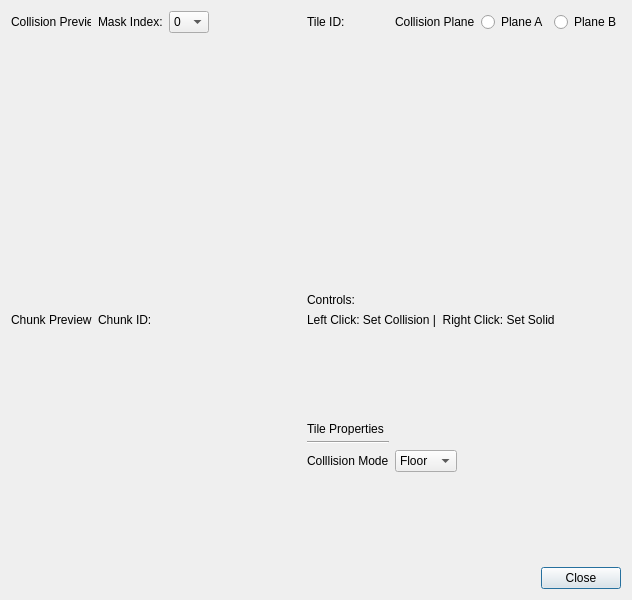
<?xml version="1.0" encoding="UTF-8"?>
<ui version="4.0">
 <class>ChunkCollisionEditorv1</class>
 <widget class="QDialog" name="ChunkCollisionEditorv1">
  <property name="geometry">
   <rect>
    <x>0</x>
    <y>0</y>
    <width>632</width>
    <height>600</height>
   </rect>
  </property>
  <property name="sizePolicy">
   <sizepolicy hsizetype="Fixed" vsizetype="Fixed">
    <horstretch>0</horstretch>
    <verstretch>0</verstretch>
   </sizepolicy>
  </property>
  <property name="minimumSize">
   <size>
    <width>512</width>
    <height>455</height>
   </size>
  </property>
  <property name="maximumSize">
   <size>
    <width>800</width>
    <height>600</height>
   </size>
  </property>
  <property name="windowTitle">
   <string>Dialog</string>
  </property>
  <property name="modal">
   <bool>false</bool>
  </property>
  <layout class="QGridLayout" name="gridLayout">
   <item row="4" column="0">
    <widget class="QLabel" name="textChunkPreview">
     <property name="text">
      <string>Chunk Preview</string>
     </property>
    </widget>
   </item>
   <item row="4" column="1">
    <widget class="QLabel" name="textChunkID">
     <property name="text">
      <string>Chunk ID:</string>
     </property>
    </widget>
   </item>
   <item row="10" column="7" colspan="5">
    <widget class="QDialogButtonBox" name="buttonBox">
     <property name="orientation">
      <enum>Qt::Horizontal</enum>
     </property>
     <property name="standardButtons">
      <set>QDialogButtonBox::Close</set>
     </property>
    </widget>
   </item>
   <item row="3" column="7">
    <widget class="QLabel" name="labelControl">
     <property name="text">
      <string>Controls:</string>
     </property>
    </widget>
   </item>
   <item row="0" column="5">
    <spacer name="horizontalSpacer_2">
     <property name="orientation">
      <enum>Qt::Horizontal</enum>
     </property>
     <property name="sizeHint" stdset="0">
      <size>
       <width>29</width>
       <height>20</height>
      </size>
     </property>
    </spacer>
   </item>
   <item row="5" column="0" rowspan="6" colspan="4">
    <widget class="QFrame" name="chunkTileList">
     <property name="sizePolicy">
      <sizepolicy hsizetype="Expanding" vsizetype="Expanding">
       <horstretch>0</horstretch>
       <verstretch>0</verstretch>
      </sizepolicy>
     </property>
     <property name="minimumSize">
      <size>
       <width>256</width>
       <height>256</height>
      </size>
     </property>
     <property name="maximumSize">
      <size>
       <width>256</width>
       <height>256</height>
      </size>
     </property>
     <property name="focusPolicy">
      <enum>Qt::StrongFocus</enum>
     </property>
     <property name="frameShape">
      <enum>QFrame::NoFrame</enum>
     </property>
     <layout class="QVBoxLayout" name="verticalLayout_3">
      <property name="sizeConstraint">
       <enum>QLayout::SetNoConstraint</enum>
      </property>
      <property name="leftMargin">
       <number>0</number>
      </property>
      <property name="topMargin">
       <number>0</number>
      </property>
      <property name="rightMargin">
       <number>0</number>
      </property>
      <property name="bottomMargin">
       <number>0</number>
      </property>
     </layout>
    </widget>
   </item>
   <item row="0" column="1">
    <widget class="QLabel" name="labelColIndex">
     <property name="maximumSize">
      <size>
       <width>100</width>
       <height>16777215</height>
      </size>
     </property>
     <property name="text">
      <string>Mask Index:</string>
     </property>
    </widget>
   </item>
   <item row="7" column="7">
    <widget class="Line" name="line">
     <property name="orientation">
      <enum>Qt::Horizontal</enum>
     </property>
    </widget>
   </item>
   <item row="0" column="10">
    <widget class="QRadioButton" name="planeA">
     <property name="text">
      <string>Plane A</string>
     </property>
    </widget>
   </item>
   <item row="5" column="7">
    <spacer name="verticalSpacer">
     <property name="orientation">
      <enum>Qt::Vertical</enum>
     </property>
     <property name="sizeType">
      <enum>QSizePolicy::Fixed</enum>
     </property>
     <property name="sizeHint" stdset="0">
      <size>
       <width>20</width>
       <height>13</height>
      </size>
     </property>
    </spacer>
   </item>
   <item row="0" column="0">
    <widget class="QLabel" name="textColPreview">
     <property name="maximumSize">
      <size>
       <width>80</width>
       <height>16777215</height>
      </size>
     </property>
     <property name="text">
      <string>Collision Preview</string>
     </property>
    </widget>
   </item>
   <item row="0" column="8" colspan="2">
    <widget class="QLabel" name="labelColPlane">
     <property name="text">
      <string>Collision Plane</string>
     </property>
    </widget>
   </item>
   <item row="8" column="7">
    <widget class="QLabel" name="labelColMode">
     <property name="maximumSize">
      <size>
       <width>16777215</width>
       <height>16</height>
      </size>
     </property>
     <property name="text">
      <string>Colllision Mode</string>
     </property>
    </widget>
   </item>
   <item row="1" column="7" rowspan="2" colspan="5">
    <widget class="QFrame" name="tileCol">
     <property name="sizePolicy">
      <sizepolicy hsizetype="Expanding" vsizetype="Expanding">
       <horstretch>0</horstretch>
       <verstretch>0</verstretch>
      </sizepolicy>
     </property>
     <property name="minimumSize">
      <size>
       <width>256</width>
       <height>256</height>
      </size>
     </property>
     <property name="maximumSize">
      <size>
       <width>256</width>
       <height>256</height>
      </size>
     </property>
     <property name="focusPolicy">
      <enum>Qt::StrongFocus</enum>
     </property>
     <property name="frameShape">
      <enum>QFrame::NoFrame</enum>
     </property>
     <layout class="QVBoxLayout" name="verticalLayout_2">
      <property name="sizeConstraint">
       <enum>QLayout::SetNoConstraint</enum>
      </property>
      <property name="leftMargin">
       <number>0</number>
      </property>
      <property name="topMargin">
       <number>0</number>
      </property>
      <property name="rightMargin">
       <number>0</number>
      </property>
      <property name="bottomMargin">
       <number>0</number>
      </property>
     </layout>
    </widget>
   </item>
   <item row="0" column="7">
    <widget class="QLabel" name="labelTID">
     <property name="text">
      <string>Tile ID:</string>
     </property>
    </widget>
   </item>
   <item row="8" column="8">
    <widget class="QComboBox" name="colMode">
     <property name="minimumSize">
      <size>
       <width>0</width>
       <height>22</height>
      </size>
     </property>
     <property name="maximumSize">
      <size>
       <width>16777215</width>
       <height>22</height>
      </size>
     </property>
     <item>
      <property name="text">
       <string>Floor</string>
      </property>
     </item>
     <item>
      <property name="text">
       <string>LWall</string>
      </property>
     </item>
     <item>
      <property name="text">
       <string>RWall</string>
      </property>
     </item>
     <item>
      <property name="text">
       <string>Roof</string>
      </property>
     </item>
     <item>
      <property name="text">
       <string>All</string>
      </property>
     </item>
    </widget>
   </item>
   <item row="4" column="7" colspan="5">
    <widget class="QLabel" name="labelControls">
     <property name="text">
      <string>Left Click: Set Collision |  Right Click: Set Solid</string>
     </property>
    </widget>
   </item>
   <item row="1" column="0" rowspan="2" colspan="4">
    <widget class="QFrame" name="chunkCol">
     <property name="sizePolicy">
      <sizepolicy hsizetype="Expanding" vsizetype="Expanding">
       <horstretch>0</horstretch>
       <verstretch>0</verstretch>
      </sizepolicy>
     </property>
     <property name="minimumSize">
      <size>
       <width>256</width>
       <height>256</height>
      </size>
     </property>
     <property name="maximumSize">
      <size>
       <width>256</width>
       <height>256</height>
      </size>
     </property>
     <property name="focusPolicy">
      <enum>Qt::StrongFocus</enum>
     </property>
     <property name="frameShape">
      <enum>QFrame::NoFrame</enum>
     </property>
     <layout class="QVBoxLayout" name="verticalLayout">
      <property name="sizeConstraint">
       <enum>QLayout::SetNoConstraint</enum>
      </property>
      <property name="leftMargin">
       <number>0</number>
      </property>
      <property name="topMargin">
       <number>0</number>
      </property>
      <property name="rightMargin">
       <number>0</number>
      </property>
      <property name="bottomMargin">
       <number>0</number>
      </property>
     </layout>
    </widget>
   </item>
   <item row="0" column="11">
    <widget class="QRadioButton" name="planeB">
     <property name="text">
      <string>Plane B</string>
     </property>
    </widget>
   </item>
   <item row="2" column="4" colspan="3">
    <spacer name="horizontalSpacer">
     <property name="orientation">
      <enum>Qt::Horizontal</enum>
     </property>
     <property name="sizeHint" stdset="0">
      <size>
       <width>33</width>
       <height>20</height>
      </size>
     </property>
    </spacer>
   </item>
   <item row="6" column="7" colspan="2">
    <widget class="QLabel" name="labelTileProp">
     <property name="maximumSize">
      <size>
       <width>16777215</width>
       <height>13</height>
      </size>
     </property>
     <property name="text">
      <string>Tile Properties</string>
     </property>
    </widget>
   </item>
   <item row="0" column="2">
    <widget class="QComboBox" name="maskIndex">
     <property name="maximumSize">
      <size>
       <width>40</width>
       <height>16777215</height>
      </size>
     </property>
     <item>
      <property name="text">
       <string>0</string>
      </property>
     </item>
     <item>
      <property name="text">
       <string>1</string>
      </property>
     </item>
     <item>
      <property name="text">
       <string>2</string>
      </property>
     </item>
     <item>
      <property name="text">
       <string>3</string>
      </property>
     </item>
    </widget>
   </item>
  </layout>
 </widget>
 <resources/>
 <connections>
  <connection>
   <sender>buttonBox</sender>
   <signal>rejected()</signal>
   <receiver>ChunkCollisionEditorv1</receiver>
   <slot>reject()</slot>
   <hints>
    <hint type="sourcelabel">
     <x>316</x>
     <y>260</y>
    </hint>
    <hint type="destinationlabel">
     <x>286</x>
     <y>274</y>
    </hint>
   </hints>
  </connection>
  <connection>
   <sender>buttonBox</sender>
   <signal>accepted()</signal>
   <receiver>ChunkCollisionEditorv1</receiver>
   <slot>accept()</slot>
   <hints>
    <hint type="sourcelabel">
     <x>248</x>
     <y>254</y>
    </hint>
    <hint type="destinationlabel">
     <x>157</x>
     <y>274</y>
    </hint>
   </hints>
  </connection>
 </connections>
</ui>
